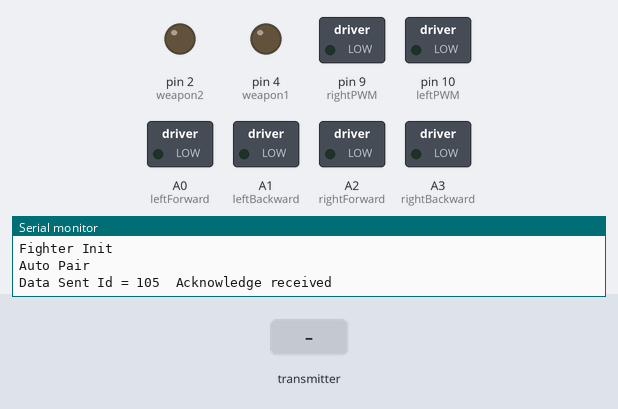
Bench run of a program on a simulated Arduino Nano, built with avr-gcc and run on an emulated ATmega328P. Shown: switched loads named in the program (green lamp = pin HIGH), output pins drawn as LEDs (lit = HIGH), the last lines printed to the serial monitor. The inputs (shaded band) are chosen by the test bench. No radio packets arrive unless stated.

Above: at 1.2 s.
1.3 s: the transmitter starts sending leftTrigger = 1
At 2.5 s:
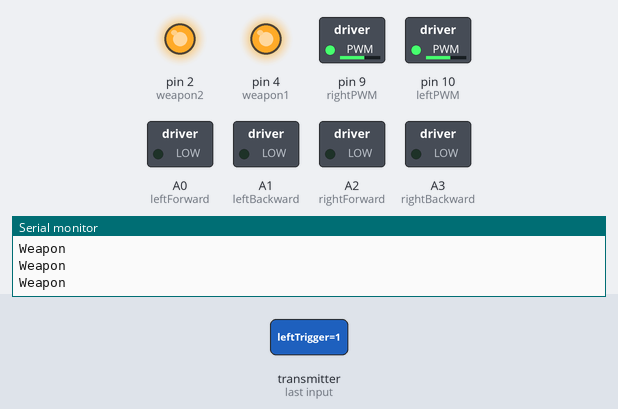
2.8 s: the transmitter starts sending rightTrigger = 1
At 3.6 s:
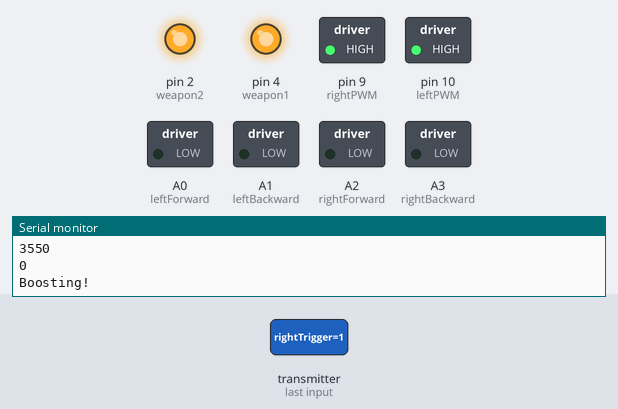
4.3 s: the transmitter starts sending leftTrigger = 0
At 4.8 s:
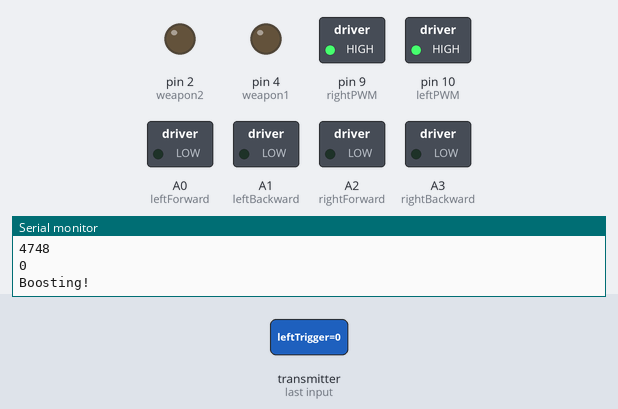
Timing chart, 0 to 7.3 s (numbered marks = the images above; inputs shaded):
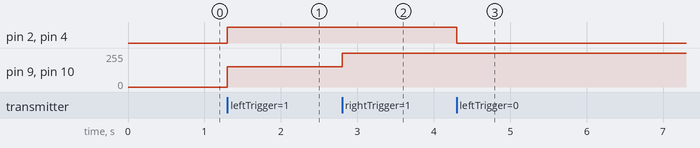

Measured:
- after the input at 1.3 s, pin 2 (weapon2), pin 4 (weapon1): LOW → HIGH at once; pin 9 (rightPWM), pin 10 (leftPWM): 0/255 → 153/255 at once
- after the input at 2.8 s, pin 9 (rightPWM), pin 10 (leftPWM): 153/255 → 255/255 at once
- after the input at 4.3 s, pin 2 (weapon2), pin 4 (weapon1): HIGH → LOW at once

The program:

main.cpp
```cpp
#include <Arduino.h>
#include <SPI.h>
#include <nRF24L01.h>
#include <RF24.h>


//Radio Setup
RF24 radio(7, 8);  // CE, CSN
byte sAddresses[][6] = {"BasT","BasR"};

const bool autoPair = true;

//Radio Pair
typedef struct{
  int id = 105; // Each student will receive a id number
  bool paired = false;
}
pair;
pair pairData;


// Motor Driver Ports
int leftPWM = 10;
int leftForward = A0;
int leftBackward = A1;
int rightForward = A2;
int rightBackward = A3;
int rightPWM = 9;

int leftSpeed = 60;
int rightSpeed = 60;
bool boosting = 0;
unsigned long boostTime = 5000;
unsigned long boostRecharge = 5000;
unsigned long previousTime = 0;

int ledBoostRecharge = 1;

int weapon1 = 4;
int weapon2 = 2;

//Controller Data
typedef struct{
  int leftSpeed = 0;   // debug value
  int rightSpeed = 0;
  bool leftTrigger = 0;
  bool rightTrigger = 0;
}
ctrl;
ctrl ctrlData;

void pairNow(){
  radio.begin();
  radio.setChannel(1);
  // radio.openReadingPipe(1, sAddresses[0]);
  radio.openWritingPipe(sAddresses[0]);
  radio.stopListening();
  radio.setPALevel(RF24_PA_LOW); //Default Max Power
  // radio.setDataRate( RF24_250KBPS );
  radio.setRetries(3,5); // delay, count
  // radio.startListening();

  bool rslt;
  rslt = radio.write( &pairData, sizeof(pairData) );

  Serial.print("Data Sent Id = ");
  Serial.print(pairData.id);

  if (rslt) {
        Serial.println("  Acknowledge received");
        pairData.paired = true;
        radio.setChannel(pairData.id);
        radio.stopListening();
        radio.openReadingPipe(1, sAddresses[0]);
        radio.startListening();
    }
    else {
        Serial.println("  Tx failed");
    }

}

void setup() {
  Serial.begin(9600);
  Serial.println("Fighter Init");

  pinMode(leftForward, OUTPUT);
  pinMode(leftBackward, OUTPUT);
  pinMode(rightForward, OUTPUT);
  pinMode(rightBackward, OUTPUT);

  pinMode(weapon1, OUTPUT);
  pinMode(weapon2, OUTPUT);

  pinMode(leftPWM, OUTPUT);
  pinMode(rightPWM, OUTPUT);

  // digitalWrite(leftForward, HIGH);

  if (!autoPair)
  {
    radio.begin();
    radio.setChannel(pairData.id);
    radio.openReadingPipe(1, sAddresses[0]);
    radio.startListening();
    Serial.println("Manual Pair");
    pairData.paired = true;
  } else{
    Serial.println("Auto Pair");
  }


}

void loop() {
  unsigned long currentTime = millis();
  if (!pairData.paired)
  {
    pairNow();
  } else {
    if (radio.available())
    {
      // Serial.println("Received");
      radio.read(&ctrlData, sizeof(ctrlData));
      // Serial.println(ctrlData.leftSpeed);
      // Serial.println(ctrlData.rightSpeed);
      // Serial.println(ctrlData.leftTrigger);
      // Serial.println(ctrlData.rightTrigger);

      if (ctrlData.leftSpeed == 90)
      {
        digitalWrite(leftBackward, LOW);
        digitalWrite(leftForward, HIGH);
      } else if (ctrlData.leftSpeed == 50)
      {
        digitalWrite(leftBackward, HIGH);
        digitalWrite(leftForward, LOW);
      }else{
        digitalWrite(leftBackward, LOW);
        digitalWrite(leftForward, LOW);
      }

      if (ctrlData.rightSpeed == 90)
      {
        digitalWrite(rightBackward, LOW);
        digitalWrite(rightForward, HIGH);
      } else if (ctrlData.rightSpeed == 50)
      {
        digitalWrite(rightBackward, HIGH);
        digitalWrite(rightForward, LOW);
      }else{
        digitalWrite(rightBackward, LOW);
        digitalWrite(rightForward, LOW);
      }

      if (ctrlData.leftTrigger)
      {
      Serial.println("Weapon");

        digitalWrite(weapon1, HIGH);
        digitalWrite(weapon2, HIGH);
      } else{
        digitalWrite(weapon1, LOW);
        digitalWrite(weapon2, LOW);

      }
      if (ctrlData.rightTrigger)
      {
        if (currentTime <= previousTime ) {
          /* Event code */
          Serial.println("Recharging!");

        } else
        {

          Serial.println("Boost");
          boosting = 1;
          previousTime = currentTime;
          }
      }

      if (boosting){


        // Serial.println("check boost");
        Serial.println(currentTime);
        Serial.println(previousTime);
        Serial.println(currentTime-previousTime);

        /* This is the event */
        if (currentTime - previousTime <= boostTime) {
          /* Event code */
          Serial.println("Boosting!");

        /* Update the timing for the next time around */
          // previousTime = currentTime;
          leftSpeed = 100;
          rightSpeed = 100;
        } else
        {
          Serial.println("Boosting done");
          leftSpeed = 60;
          rightSpeed = 60;
          boosting = 0;
          previousTime = currentTime + boostRecharge;
        }

      }

      analogWrite(leftPWM, map(leftSpeed, 0, 100, 0, 255));
      analogWrite(rightPWM, map(rightSpeed, 0, 100, 0, 255));

    }

  }

}
```
